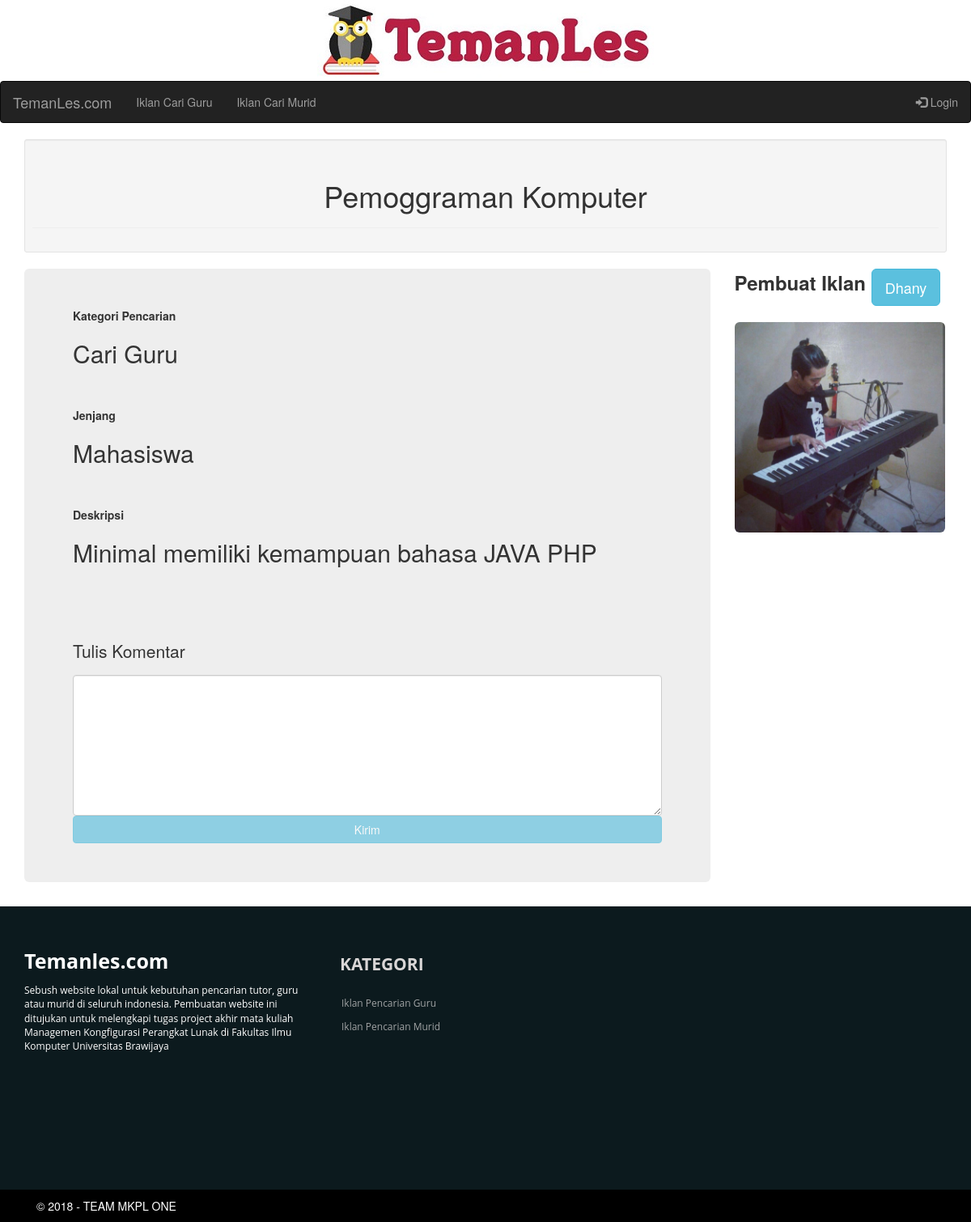
The app's page /iklan/Guru/20 with its own data.
### tables this page shows
CREATE TABLE `iklan` (
  `id_iklan` int(4) NOT NULL,
  `id_pembuatIklan` int(4) NOT NULL,
  `judul` varchar(30) NOT NULL,
  `slug` varchar(200) NOT NULL,
  `statusPencarian` varchar(15) NOT NULL,
  `jenjang` varchar(50) NOT NULL,
  `deskripsi` varchar(300) NOT NULL
);

CREATE TABLE `member` (
  `id` int(4) NOT NULL,
  `nama` varchar(30) NOT NULL,
  `email` varchar(30) NOT NULL,
  `password` varchar(50) NOT NULL,
  `alamat` varchar(50) NOT NULL,
  `noTelp` varchar(15) NOT NULL,
  `deskripsi` varchar(300) NOT NULL,
  `foto` varchar(50) NOT NULL
);

### application/controllers/ControllerIklan.php (called while the page is built, shortened)
<?php
class ControllerIklan extends CI_Controller {
	public function __construct(){
    $this->load->model('iklan');
    $this->load->model('komentar');
    $this->load->model('member');
		$this->load->model('pesan');
    $this->load->helper('url_helper');
    $this->load->helper('date');
		$this->load->helper(array('form', 'url'));
		$this->load->library('form_validation');
  }
  public function tampilIklan($statusPencarian, $id_iklan){
    $data['iklan'] = $this->iklan->daftarIklan($id_iklan, $statusPencarian);
    $data['komentar'] = $this->tampilKomentar($id_iklan);
		$data['member'] = $this->member->getData(FALSE, $data['iklan']['id_pembuatIklan']);
    $this->load->view('header');
    $this->load->view('iklan/detilIklan', $data);
    $this->load->view('footer');
  }
  public function tampilKomentar($id_iklan){
    $data['komentar'] = $this->komentar->getKomentar($id_iklan);
    return $data['komentar'];
  }
}

### index.php (called while the page is built, shortened)
<?php
require_once BASEPATH.'core/CodeIgniter.php';

### application/models/Iklan.php (called while the page is built, shortened)
<?php
class Iklan extends CI_Model{
  public function daftarIklan($id = FALSE, $statusPencarian = FALSE){
    if($statusPencarian === FALSE && $id !== FALSE){
      $query = $this->db->get_where('iklan', array('id_pembuatIklan' => $id));
      return $query->result_array();
    }else if($id !== FALSE && $statusPencarian !== FALSE){
      $query = $this->db->get_where('iklan', array('id_iklan' => $id));
      return $query->row_array();
    }else if($id === FALSE && $statusPencarian === FALSE){
      $this->db->select("iklan.*,member.nama, member.id");
      $this->db->from('iklan');
      $this->db->join('member', 'iklan.id_pembuatIklan = member.id');
      $query = $this->db->get();
      return $query->result_array();
    }
  }
}

### application/models/Member.php (called while the page is built, shortened)
<?php
class Member extends CI_Model{
  public function getData($username = FALSE, $id = FALSE){
    if($id === FALSE){
      $query = $this->db->get_where('member', array('nama'=>$username));
      return $query->row();
    }else if($username === FALSE){
      $query = $this->db->get_where('member', array('id'=>$id));
      return $query->row_array();
    }
  }
}

### application/views/iklan/detilIklan.php (the view, shortened to what this page needs)
<div class="container">
<div class='well well-sm'><div class='page-header'><h1><center><?php echo $iklan['judul']; ?></center></h1></div></div>
<div class='row'>
<div class='col-md-9'>
<div class='jumbotron'>
<strong>Kategori Pencarian</strong>
<h2>Cari <?php echo $iklan['statusPencarian'] ?></h2><br/><br/>
<strong>Jenjang</strong>
<h2><?php echo $iklan['jenjang'] ?></h2><br/><br/>
<strong>Deskripsi</strong>
<h2><?php echo $iklan['deskripsi'] ?></h2><br/><br/><br/><br/>
<?php echo form_open('controllerIklan/buatKomentar'); ?>
  <p>Tulis Komentar</p>
  <textarea class="form-control" name="komentar" rows="8" cols="80"></textarea>
  <?php
  if($this->session->userdata('status') != "login" || $this->session->userdata('nama') == "ADMIN"){
    echo "<input class='btn btn-info' type='submit' name='submit' value='Kirim' style='width: 100%;' disabled>";
  }else{
    echo "<input class='btn btn-info' type='submit' name='submit' value='Kirim' style='width: 100%;'>";
  }
   ?>
<?php echo form_close();
?>
</div>
</div>
<div class='col-md-3'>
  <font size='5'><strong>Pembuat Iklan </strong></font><a href='<?php echo site_url('profil/'.$member['id']); ?>' class='btn btn-info btn-lg'><?php echo $member['nama']; ?></a><br/><br/>
  <img class='img-rounded' src='<?php echo base_url().$member['foto']; ?>' style='height:200; width:260px'><br/><br/>
</div>
</div>
</div>

### records on screen
iklan: judul "Pemoggraman Komputer", statusPencarian "Guru", jenjang "Mahasiswa", deskripsi "Minimal memiliki kemampuan bahasa JAVA PHP"
member: nama "Dhany", foto (picture)
